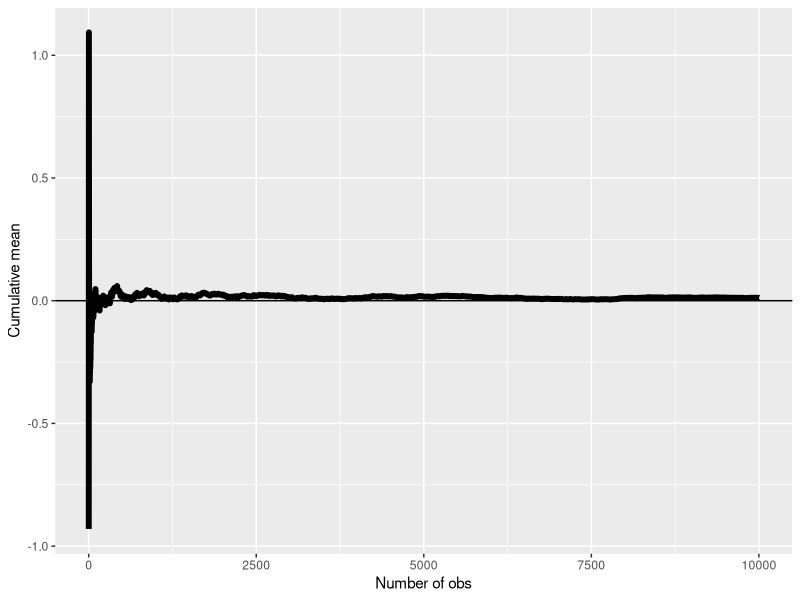
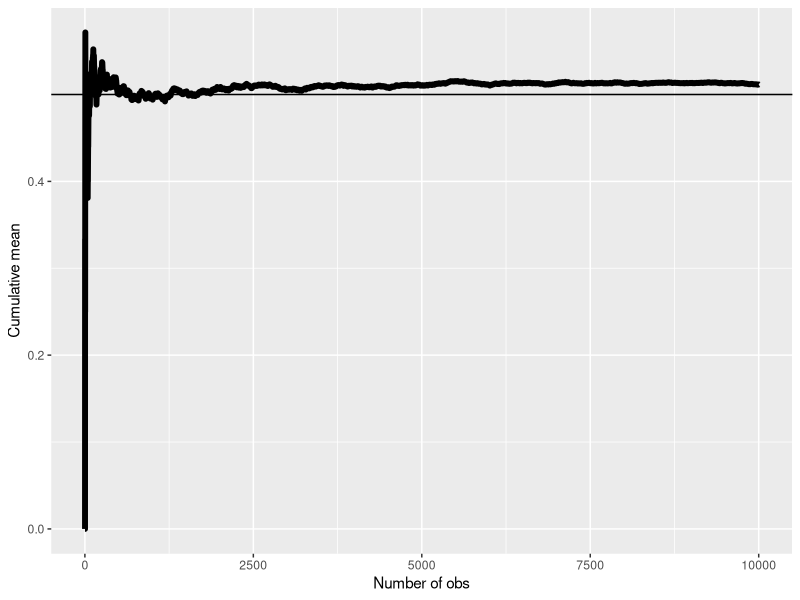

R code for these plots, in order:
# Asymptotics and LLN

# Law of Large Numbers
n <- 10000; means <- cumsum(rnorm(n)) / (1  : n); library(ggplot2)
g <- ggplot(data.frame(x = 1 : n, y = means), aes(x = x, y = y)) 
g <- g + geom_hline(yintercept = 0) + geom_line(size = 2) 
g <- g + labs(x = "Number of obs", y = "Cumulative mean")
g

# Law of Large Numbers (coin flips)
means <- cumsum(sample(0 : 1, n , replace = TRUE)) / (1  : n)
g <- ggplot(data.frame(x = 1 : n, y = means), aes(x = x, y = y)) 
g <- g + geom_hline(yintercept = 0.5) + geom_line(size = 2) 
g <- g + labs(x = "Number of obs", y = "Cumulative mean")
g
